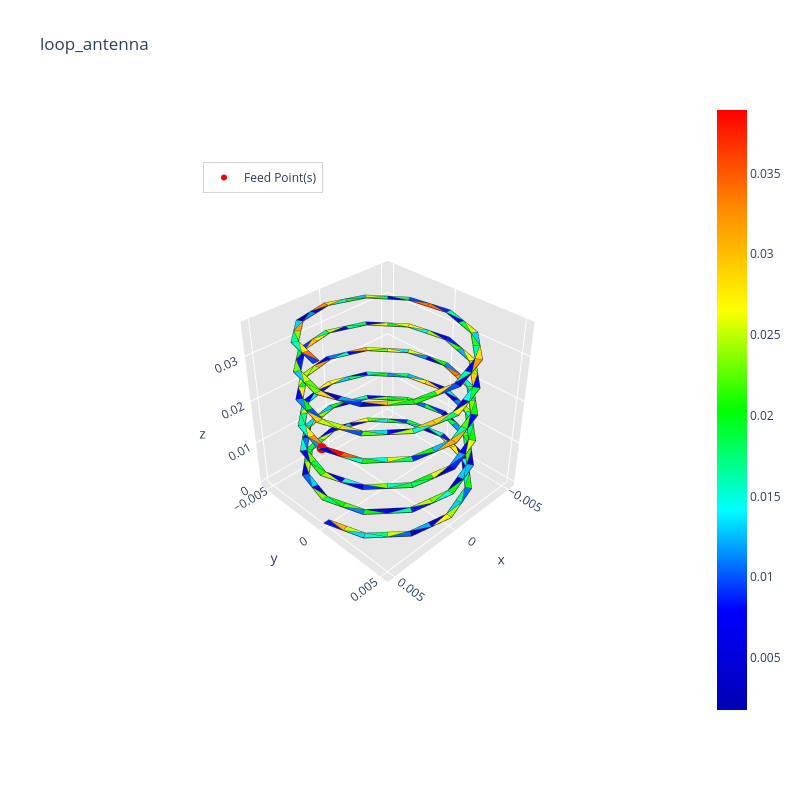

Write notebook code for a chart like this one.
### Code cell
frequency = 200e6  # normal-mode regime: total_height << wavelength (~1.5 m)
excitation_unit_vector = 'x'   # helix tangent direction at the feed (theta=0 -> dy/dtheta dominates)
gap_width = 1.5*initialize_mesh
feed_point = np.array([a, 0, total_height/2.0])

_ = radiation_algorithm(path, frequency, feed_point,
                        excitation_unit_vector=excitation_unit_vector, gap_width=gap_width,
                        show=True, save_image=True)

### Figure 1 — Plotly figure (JSON) as saved in the notebook; plotly's stock layout.template omitted (floating-point values rounded to 4 significant figures; data arrays with more than 128 entries replaced by an {"elided": "..."} marker saying what was removed)
{"data": [{"facecolor": {"elided": "288 str values"}, "i": {"elided": "288 int values"}, "j": {"elided": "288 int values"}, "k": {"elided": "288 int values"}, "name": "", "type": "mesh3d", "x": {"elided": "290 float values"}, "y": {"elided": "290 float values"}, "z": {"elided": "290 float values"}}, {"line": {"color": "rgb(50, 50, 50)", "width": 1.5}, "mode": "lines", "showlegend": false, "type": "scatter3d", "x": {"elided": "1440 float values"}, "y": {"elided": "1440 float values"}, "z": {"elided": "1440 float values"}}, {"hoverinfo": "none", "marker": {"color": [0.001785, 0.03892], "colorscale": [[0, "rgb(0, 0, 180)"], [0.1667, "rgb(0, 0, 255)"], [0.3333, "rgb(0, 255, 255)"], [0.5, "rgb(0, 255, 0)"], [0.6667, "rgb(255, 255, 0)"], [0.8333, "rgb(255, 140, 0)"], [1, "rgb(255, 0, 0)"]], "showscale": true, "size": 0.1}, "mode": "markers", "showlegend": false, "type": "scatter3d", "x": [0.004157], "y": [0.0024], "z": [0.0005]}, {"marker": {"color": "red", "size": 6, "symbol": "circle"}, "mode": "markers+text", "name": "Feed Point(s)", "type": "scatter3d", "x": [0.005], "y": [0.0], "z": [0.018]}], "layout": {"height": 800, "legend": {"bgcolor": "rgba(255,255,255,0.7)", "bordercolor": "lightgray", "borderwidth": 1, "x": 0.2, "xanchor": "left", "y": 0.9, "yanchor": "top"}, "scene": {"aspectratio": {"x": 0.2889, "y": 0.2889, "z": 0.3}, "camera": {"eye": {"x": 0.65, "y": 0.65, "z": 0.65}}, "xaxis": {"backgroundcolor": "rgb(230, 230, 230)", "gridcolor": "rgb(255, 255, 255)", "showbackground": true, "zerolinecolor": "rgb(255, 255, 255)"}, "yaxis": {"backgroundcolor": "rgb(230, 230, 230)", "gridcolor": "rgb(255, 255, 255)", "showbackground": true, "zerolinecolor": "rgb(255, 255, 255)"}, "zaxis": {"backgroundcolor": "rgb(230, 230, 230)", "gridcolor": "rgb(255, 255, 255)", "showbackground": true, "zerolinecolor": "rgb(255, 255, 255)"}}, "title": {"text": "loop_antenna"}, "width": 800}}
